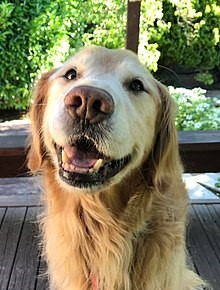
#> input picture Projeto3_1/Aula17/cachorro.jpg, 220 x 290 px
$ jupyter execute --allow-errors 17-pratica.ipynb
#> lines starting #> are read from the running program, lines starting #| are printed output that depends on the picture
# 17 - Bag of Visual Words

Neste roteiro iremos explorar o método Bag of Visual Words para a determinação de similaridade entre imagens. Apesar de existirem métodos prontos no OpenCV iremos implementar partes deste método nós mesmos para fixar melhor os conceitos.

**Aviso**: Ao pesquisar sobre este modelo a maioria dos recursos será sobre classificação de imagens, mas ele também é adequado para similaridade de imagens.

O OpenCV já possui uma implementação de *Bag of Visual Words* fácil de usar, mas ela esconde detalhes demais do funcionamento do método. Como nosso objetivo é exercitar os conceitos por trás do modelo, criaremos nossa própria versão a partir de funções auxiliares disponibilizadas pelo OpenCV e scikit-learn. No projeto você pode (deve?) usar as funções do OpenCV diretamente.

Nosso roteiro é dividido em duas grandes etapas. A primeira etapa, feita nas partes $0-4$ é o **treinamento** do nosso modelo. É nesta etapa que selecionamos um conjunto de imagens para criar nosso vocabulário e que determinamos quantos padrões visuais colocaremos no histograma. Isto é feito com base em um algoritmo de *agrupamento*, que encontre conjuntos de padrões visuais similares. Note que não existe um gabarito que defina qual deve ser a similaridade entre as imagens nem qual o resultado de uma busca. Por isso dizemos que este tipo de modelo é **não-supervisionado**, ou seja, toda informação usada está presente nas próprias imagens. O **treinamento** pode ser um processo lento pois, idealmente, ele é feito somente uma vez. Voltaremos nesse assunto na próxima semana, então você pode prosseguir mesmo que esta explicação não esteja 100% clara.

A segunda etapa é a **aplicação** do modelo treinado para computar similaridades entre imagens. Nesta etapa computamos a representação em histograma de padrões visuais de uma imagem de busca e fazemos a comparação com as imagens do nosso banco de dados. Esta etapa deve ser muito rápida, pois o usuário espera uma resposta rápida de sistemas de busca.

# Parte 0 - Instalação do OpenCV e banco de imagens

Os trabalhos usando o *Bag of Words* costumam usar os métodos *SIFT* ou *SURF* para extração e descrição de pontos de interesse. Estes métodos são patenteados e para usá-los é necessário  instalar o pacote *opencv-contrib-python*, disponível via *pip*. Por alguma razão a versão mais atual não contém estes métodos, então precisamos instalar uma versão específica ligeiramente mais antiga.

**Atenção**: é necessário desinstalar seu opencv antigo antes de instalar este pacote!

    > pip install opencv-contrib-python==3.4.0.12

Hoje iremos trabalhar com as funções usadas na atividade passsada. Vamos usar também o conjunto de imagens *Caltech101*, disponíveis [aqui](http://www.vision.caltech.edu/Image_Datasets/Caltech101/#Download).

# Parte 1 - revisão

**Exercício**: crie uma função `def computa_descritores(img)` que recebe uma imagem e devolve os descritores dela. Você deve usar o método `SURF` neste exercício e, como na atividade anterior, pode ignorar as posições de cada ponto de interesse encontrado.

[cell 1]
import cv2
import os
from matplotlib import pyplot as plt
import numpy as np
from sklearn.cluster import KMeans
from scipy.stats import chisquare
from random import shuffle

[cell 2]
def compute_descriptors(image, show=True):
#> called with image = 'cachorro.jpg', show = True
    img = cv2.imread(image,0)
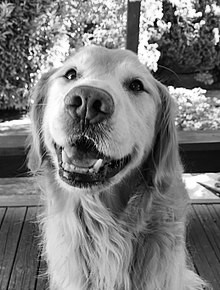
#> img: shape (290, 220); min 0, max 255, mean 123.3
    surf = cv2.xfeatures2d.SURF_create(hessianThreshold=400, extended=True, upright=True)#300-500
    kp, des = surf.detectAndCompute(img,None)
    img2 = cv2.drawKeypoints(img,kp,None,(255,0,0),4)

    if (show == True):
        plt.imshow(img, cmap="gray")
        plt.show()
        plt.imshow(img2)
        plt.show()
        print(des.shape)
        print(des)
    return kp, des
#> (the rest of this cell did not finish here and is left out)


$ run again, with Projeto3_1/Aula16/cachorro2.jpg copied over Projeto3_1/Aula17/cachorro.jpg
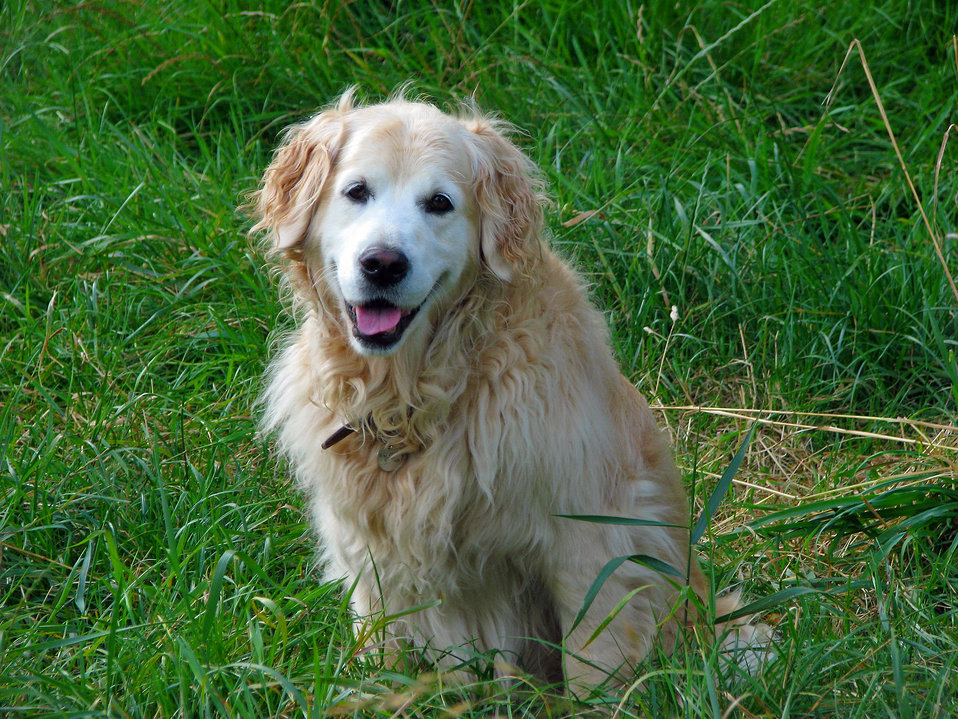
#> input picture Projeto3_1/Aula16/cachorro2.jpg, 958 x 719 px
#> in compute_descriptors, `img = cv2.imread(image,0)`:
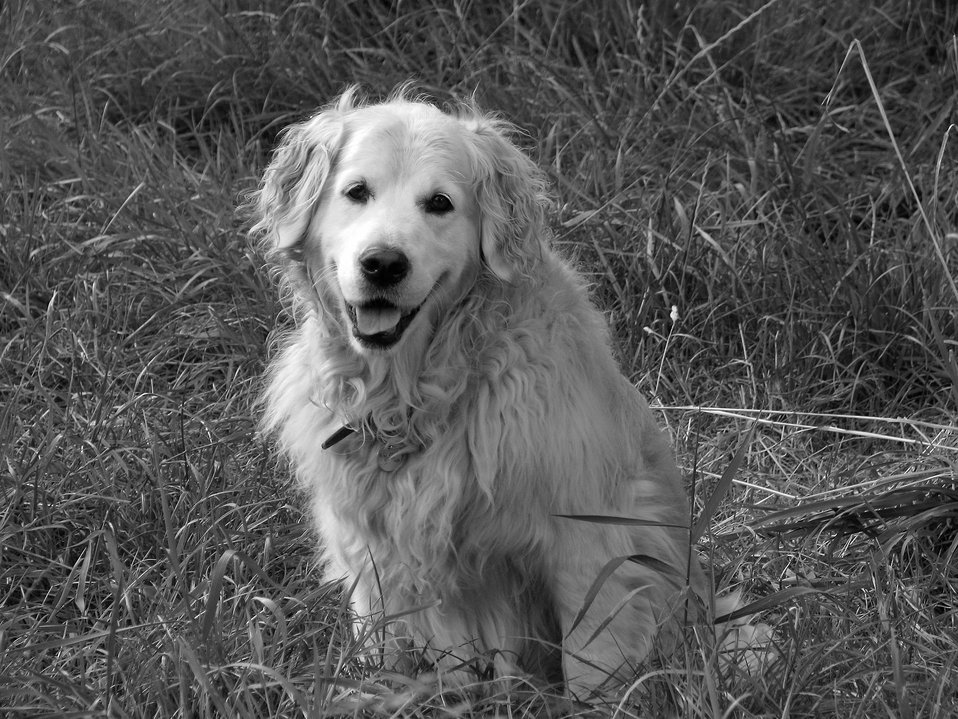
#> img: shape (719, 958); min 0, max 255, mean 87.1
